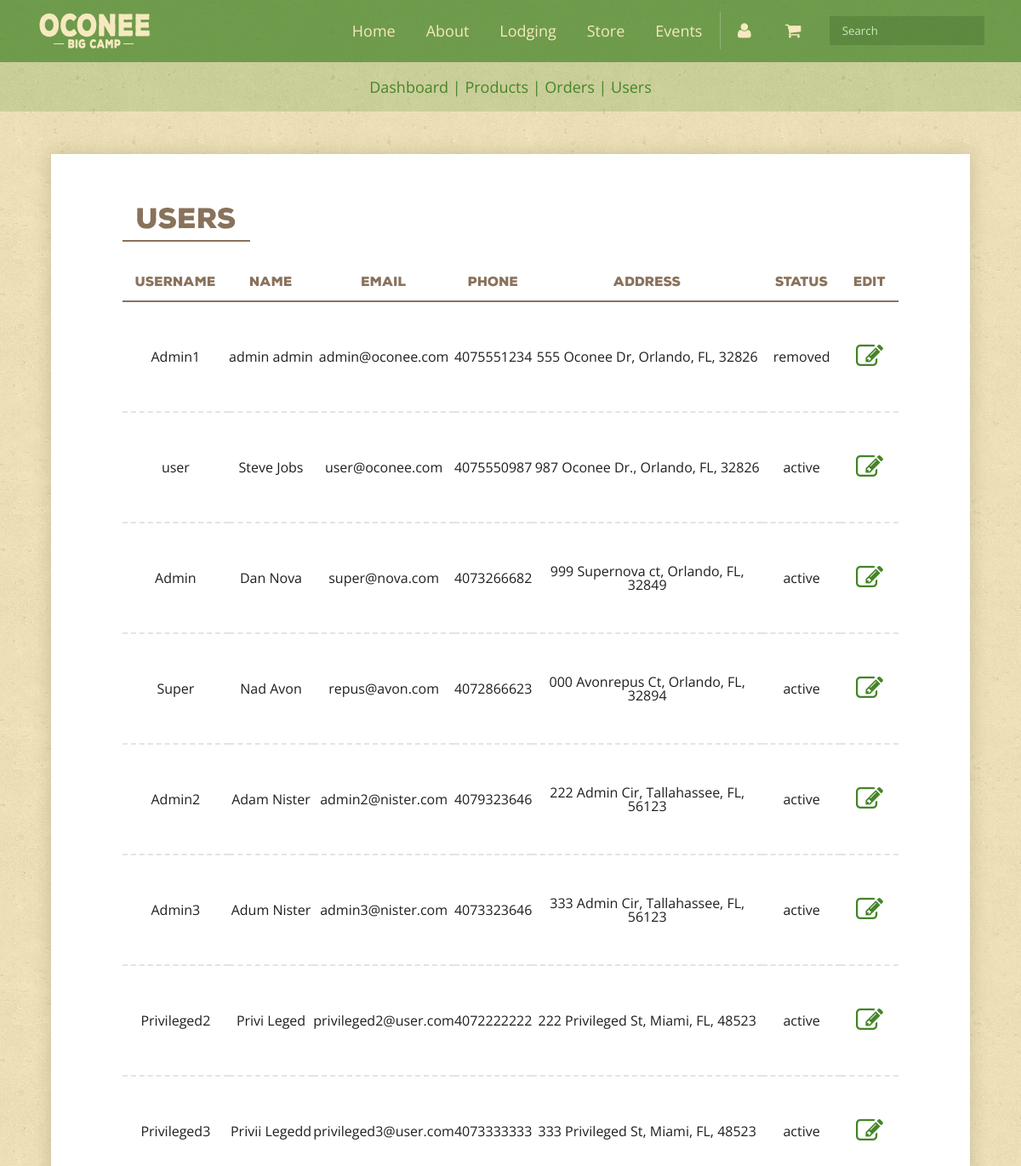
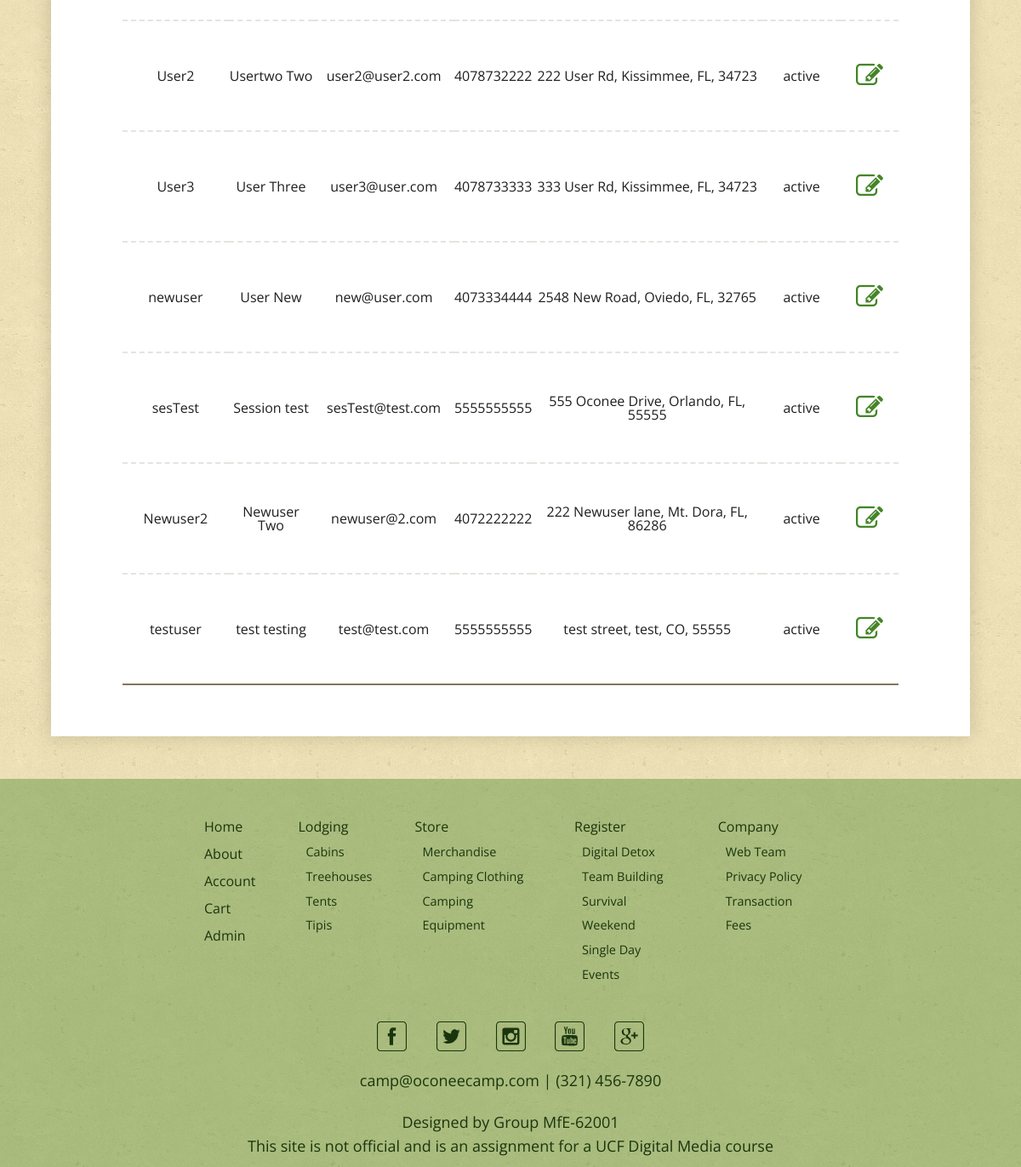
Screenshot of /users_view.php (signed in) with the database file from the repository (2 pictures, top to bottom).
### tables this page shows
CREATE TABLE `users` (
  `id` int(3) NOT NULL,
  `username` varchar(25) NOT NULL,
  `password` varchar(50) NOT NULL,
  `first_name` varchar(25) NOT NULL,
  `last_name` varchar(25) NOT NULL,
  `email` varchar(25) NOT NULL,
  `phone` varchar(15) DEFAULT NULL,
  `street` varchar(50) NOT NULL,
  `city` varchar(25) NOT NULL,
  `state` char(2) NOT NULL,
  `zip` int(5) NOT NULL,
  `country` varchar(25) DEFAULT NULL,
  `access` varchar(24) NOT NULL,
  `active` varchar(7) DEFAULT 'active'
);

### users_view.php (the view, shortened to what this page needs)
<!doctype html>
<html lang="en">
	<head>
	</head>
	<body>
		<div class="container">
			<?php
				require("includes/header.php");
				include("includes/admin_validate.php");
			?>
			<section class="banner banner-nav">
				<div class="breadcrumbs">
					<ul class="clearfix">
						<li><a href="admin.php">Dashboard</a> | </li>
						<li><a href="products_view.php">Products</a> | </li>
						<li><a href="orders_view.php">Orders</a> | </li>
						<?php
					if ($_SESSION['access'] == "admin") {
						echo '<li><a href="users_view.php">Users</a></li>';
					}
				?>
					</ul>
				</div>
			</section>
			<section class="content-container container-first">
				<section class="info-box-full clearfix">
					<h2>Users</h2>
					<div class="listed-item clearfix">
						<table>
							<thead class="condensed">
								<tr>
									<th>Username</th>
									<th>Name</th>
									<th>Email</th>
									<th>Phone</th>
									<th>Address</th>
									<th>Status</th>
									<th>Edit</th>
								</tr>
							</thead>
							<tbody>
								<?php
								  $sql = "SELECT id, username, first_name, last_name, email, phone, street, city, state, zip, active FROM users";
								  $result = $mysqli->query($sql);
								  if (mysqli_num_rows($result) == 0){
									  echo "No users were found.";
								  }else{
									 while($row = $result->fetch_assoc()) {
										  $id =$row['id'];
										  $username =$row['username'];
										  $first_name =$row['first_name'];
										  $last_name =$row['last_name'];
										  $email =$row['email'];
										  $phone =$row['phone'];
										  $street =$row['street'];
										  $city =$row['city'];
										  $state =$row['state'];
										  $zip =$row['zip'];
										  $active =$row['active'];
											print "<tr><td data-title='Username'>$username</td>";
											print "<td data-title='Name'>$first_name $last_name</td>";
											print "<td data-title='Email'>$email</td>";
											print "<td data-title='Phone'>$phone</td>";
											print "<td data-title='Address'>$street, $city, $state, $zip</td>";
										 	print "<td data-title='status'>$active</td>";
											print "<td data-title='Edit'><a href='users_edit.php?user=$id' title='Edit'><i class='fa fa-pencil-square-o'></i></a></td></tr>";
									 }
								  }
							  ?>
							</tbody>
						</table>
					</div>
				</section>
			</section>
			<?php
				require("includes/footer.php");
			?>
		</div>
	</body>
</html>

### includes/footer.php (shortened to what this page needs)
<footer>
	<div class="footer-nav">
		<div class="footer-links">
			<ul>
				<li><a href="home.php">Home</a></li>
				<li><a href="about.php">About</a></li>
				<li><a href="client.php">Account</a></li>
				<li><a href="cart.php">Cart</a></li>
				<?php
					if( isset($_SESSION['id']) ){
						$admin_query = "SELECT access FROM users WHERE id = ".$_SESSION['id'];
						$admin_result = $mysqli->query($admin_query);
						while ( $row = $admin_result->fetch_object() ) {
					    	if( $row->access == "admin" || $row->access == "privileged" ) {
					    		echo '<li><a href="admin.php">Admin</a></li>';
					    	}
						}
					}
				?>
			</ul>
		</div>
		<div class="footer-links">
			<ul>
				<li>
					<a href="lodging.php">Lodging</a>
					<ul>
						<li><a href="catalog.php?category=cabin">Cabins</a></li>
						<li><a href="catalog.php?category=treehouse">Treehouses</a></li>
						<li><a href="catalog.php?category=tent">Tents</a></li>
						<li><a href="catalog.php?category=tipi">Tipis</a></li>
					</ul>
				</li>
			</ul>
		</div>
		<div class="footer-links">
			<ul>
				<li>
					<a href="store.php">Store</a>
					<ul>
						<li><a href="catalog.php?category=merchandise">Merchandise</a></li>
						<li><a href="catalog.php?category=clothing">Camping Clothing</a></li>
						<li><a href="catalog.php?category=equipment">Camping Equipment</a></li>
					</ul>
				</li>
			</ul>
		</div>
		<div class="footer-links">
			<ul>
				<li>
					<a href="register.php">Register</a>
					<ul>
						<li><a href="register.php#detox">Digital Detox</a></li>
						<li><a href="register.php#team">Team Building</a></li>
						<li><a href="register.php#survival">Survival Weekend</a></li>
						<li><a href="register.php#single-day">Single Day Events</a></li>
					</ul>
				</li>
			</ul>
		</div>
		<div class="footer-links">
			<ul>
				<li>
					<a href="webteam.php">Company</a>
					<ul>
						<li><a href="webteam.php">Web Team</a></li>
						<li><a href="privacypolicy.php">Privacy Policy</a></li>
						<li><a href="transactionfees.php">Transaction Fees</a></li>
					</ul>
				</li>
			</ul>
		</div>
	</div>
	<div class="footer-socials">
		<ul>
			<li>
				<a href="#"><img src="img/facebook-green.svg" alt="Facebook" height="35" width="35"></a>
			</li>
			<li>
				<a href="#"><img src="img/twitter-green.svg" alt="Twitter" height="35" width="35"></a>
			</li>
			<li>
				<a href="#"><img src="img/instagram-green.svg" alt="Instagram" height="35" width="35"></a>
			</li>
			<li>
				<a href="#"><img src="img/youtube-green.svg" alt="YouTube" height="35" width="35"></a>
			</li>
			<li>
				<a href="#"><img src="img/google-plus-green.svg" alt="Google Plus" height="35" width="35"></a>
			</li>
		</ul>
	</div>
	<div class="footer-contact">
		<p>
			<a href="mailto:camp@oconeecamp.com">camp@oconeecamp.com</a>
			<span class="spacing-border">|</span>
			<a href="tel:3214567890">(321) 456-7890</a>
		</p>
	</div>
	<p>Designed by Group MfE-62001</p>
	<p>This site is not official and is an assignment for a UCF Digital Media course</p>
</footer>

### css/styles.css (style rules this page uses)
body { font-family: 'Open Sans', Helvetica, Verdana, Arial, sans-serif; font-size: 62.5%; color: #1f1f1f; }
h2 { font-family: 'NexaRustSans', 'Open Sans', Helvetica, Verdana, Arial, sans-serif; font-size: 3em; color: #448528; margin-bottom: 0.5em; }
a { text-decoration: none; color: #448528; }
p { font-size: 1.8em; line-height: 1.6; }
table { width: 100%; border-bottom: 2px solid #89725B; }
th { border-bottom: 2px solid #89725B; padding: 1em 3em; text-align: center; font-size: 1.5em; font-family: 'NexaRustSans', 'Open Sans', Helvetica, Verdana, Arial, sans-serif; color: #89725B; }
.condensed th { padding: 1em 1em; }
td { padding: 3em 0em; font-size: 1.6em; text-align: center; border-bottom: 2px dashed rgba(137,114,91,0.20); }
tr:last-of-type td { border-bottom: 0; }
section { padding: 6em 0; }
.clearfix:before, .clearfix:after { content: ""; display: table; }
.clearfix:after { clear: both; }
.clearfix { zoom: 1; }
.container { background-color: #F6E9BF; background: url("../img/cork-wallet2.png"); padding-bottom: 0; }
section.hero, section.banner { text-align: center; display: block; background: url("../img/campfire-adults-dark2.png") no-repeat center center; background-size: cover; height: 100vh; }
section.banner { height: 15vh; display: table; width: 100%; background: transparent; padding: 4em 0; margin-bottom: 5em; background-color: rgba(68, 133, 40, 0.2); }
.content-container { width: 80%; margin: 0 auto; display: flex; justify-content: center; align-items: flex-start; flex-wrap: wrap; background-color: white; padding: 6em; box-shadow: 0px 0px 20px 1px rgba(0, 0, 0, 0.14); }
.content-container, .info-box { max-width: 1300px; }
.breadcrumbs { width: 80%; margin: 0 auto; color: #448528; padding: 2em 0; }
section.banner-nav { height: auto; padding: 0; color: #448528; }
.banner-nav li { display: inline-block; }
.banner-nav ul { font-size: 1.8em; }
.info-box, .info-box-full { width: 80%; margin: 0 auto; }
.info-box-full { width: 95%; border-bottom: 2px dashed rgba(137,114,91,0.20); }
.info-box-full:first-child { padding-top: 0; }
.info-box-full:last-child { border-bottom: 0; padding-bottom: 0; }
.info-box-full h2 { font-size: 3.25em; color: #89725B; margin-bottom: 0.75em; padding: 0.25em 0.5em; padding-top: 0; border-bottom: 2px solid #89725B; display: inline-block; font-family: 'NexaRustSans', 'Open Sans', Helvetica, Verdana, Arial, sans-serif; }
.listed-item { padding: 3em 0; }
.listed-item:first-of-type { padding-top: 0; }
.listed-item:last-of-type { padding-bottom: 0; }
td[data-title="Edit"] a i { font-size: 2em; padding: inherit; line-height: inherit; }
footer { text-align: center; padding: 3em 0; padding-bottom: 1em; margin-top: 5em; background-color: rgba(68,133,40,0.4); color: #1a350e; }
footer a { color: #1a350e; }
.footer-nav, .footer-socials { text-align: center; display: block; padding: 1em 0; }
.footer-nav { display: table; align-content: center; justify-content: center; width: 60%; margin: 0 auto; margin-bottom: 2em; text-align: left; }
.footer-nav li, .footer-socials li { display: inline-block; }
.footer-nav a, .footer-socials a { color: #1a350e; font-size: 1.6em; line-height: 2em; padding: 0 1em; display: block; }
.footer-links { display: table-cell; padding-right: 5em; }
.footer-links:last-of-type { padding-right: 0; }
.footer-links li { display: block; }
.footer-links ul ul { font-size: 0.9em; padding-left: 1em; }
.footer-links a { padding: 0; display: inline-block; }
.footer-contact { margin-bottom: 2em; }

### rows the page displays
users: username "Admin1", first_name "admin", last_name "admin", email "admin@oconee.com", phone "4075551234", street "555 Oconee Dr", city "Orlando", state "FL", zip "32826", active "removed"
users: username "user", first_name "Steve", last_name "Jobs", email "user@oconee.com", phone "4075550987", street "987 Oconee Dr.", city "Orlando", state "FL", zip "32826", active "active"
users: username "Admin", first_name "Dan", last_name "Nova", email "super@nova.com", phone "4073266682", street "999 Supernova ct", city "Orlando", state "FL", zip "32849", active "active", access "Admin"
users: username "Super", first_name "Nad", last_name "Avon", email "repus@avon.com", phone "4072866623", street "000 Avonrepus Ct", city "Orlando", state "FL", zip "32894", active "active"
users: username "Admin2", first_name "Adam", last_name "Nister", email "admin2@nister.com", phone "4079323646", street "222 Admin Cir", city "Tallahassee", state "FL", zip "56123", active "active"
users: username "Admin3", first_name "Adum", last_name "Nister", email "admin3@nister.com", phone "4073323646", street "333 Admin Cir", city "Tallahassee", state "FL", zip "56123", active "active"
users: username "Privileged2", first_name "Privi", last_name "Leged", email "privileged2@user.com", phone "4072222222", street "222 Privileged St", city "Miami", state "FL", zip "48523", active "active"
users: username "Privileged3", first_name "Privii", last_name "Legedd", email "privileged3@user.com", phone "4073333333", street "333 Privileged St", city "Miami", state "FL", zip "48523", active "active"
users: username "User2", first_name "Usertwo", last_name "Two", email "user2@user2.com", phone "4078732222", street "222 User Rd", city "Kissimmee", state "FL", zip "34723", active "active"
users: username "User3", first_name "User", last_name "Three", email "user3@user.com", phone "4078733333", street "333 User Rd", city "Kissimmee", state "FL", zip "34723", active "active"
users: username "newuser", first_name "User", last_name "New", email "new@user.com", phone "4073334444", street "2548 New Road", city "Oviedo", state "FL", zip "32765", active "active"
users: username "sesTest", first_name "Session", last_name "test", email "sesTest@test.com", phone "5555555555", street "555 Oconee Drive", city "Orlando", state "FL", zip "55555", active "active"
users: username "Newuser2", first_name "Newuser", last_name "Two", email "newuser@2.com", phone "4072222222", street "222 Newuser lane", city "Mt. Dora", state "FL", zip "86286", active "active"
users: username "testuser", first_name "test", last_name "testing", email "test@test.com", phone "5555555555", street "test street", city "test", state "CO", zip "55555", active "active"
